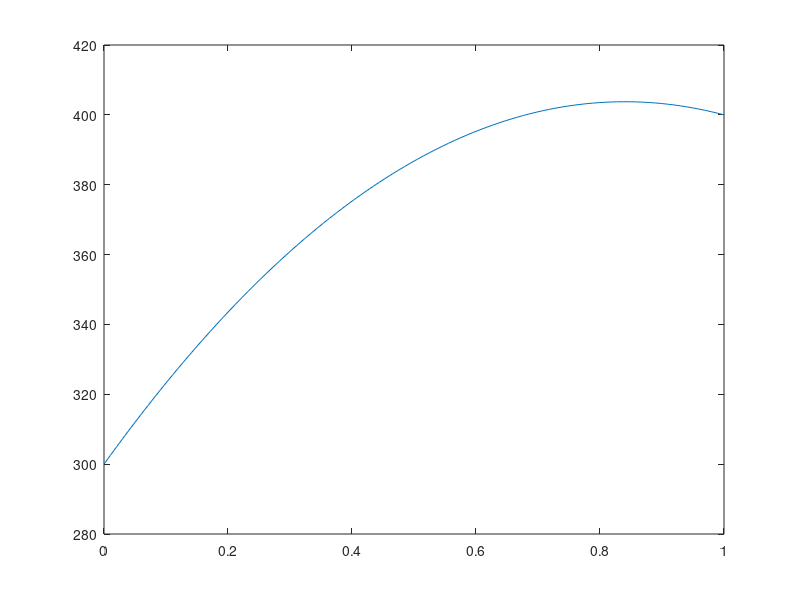

Write MATLAB code to recreate this figure.
% % % % % % % % % % % % % % % % % %
%     HEAT EQUATION 1D STEADY     %
%                                 %
%  0 = alpha*dT/dx + S(x)         %
%                                 %
%  T(x,0) = 0                     %
%  T(0,t) = 300                   %
%  T(L,t) = 400                   %
%                                 %
%  Finite Difference Method       %
%  - Space: central differences   %
%                                 %
%  A. Martínez                    %
% % % % % % % % % % % % % % % % % %

clear;

% Initialize variables.
L = 1;
Nx = 100;
alpha = 1;
dx = L/Nx;
rhs = zeros(Nx,1);
A = zeros(Nx);

% We construct the laplacian operator.
node = 1;
for j = 1:Nx
    
    if (j == 1 || j == Nx)
        node = node+1;
        continue;
    end
    
    A(node,node) = alpha*2/dx^2;
    A(node,node+1) = alpha*(-1)/dx^2;
    A(node,node-1) = alpha*(-1)/dx^2;
    
    node = node+1;
    
end

% Source term.
for j = 2:Nx-1
    rhs(j) = 300;
end

% Dirichlet BC.
A(1,1) = 1;
rhs(1) = 300;
A(Nx,Nx) = 1;
rhs(Nx) = 400;

% Solve.
T = A\rhs;

% Plot.
x = linspace(0,L,Nx);
figure(2);
plot(x,T');